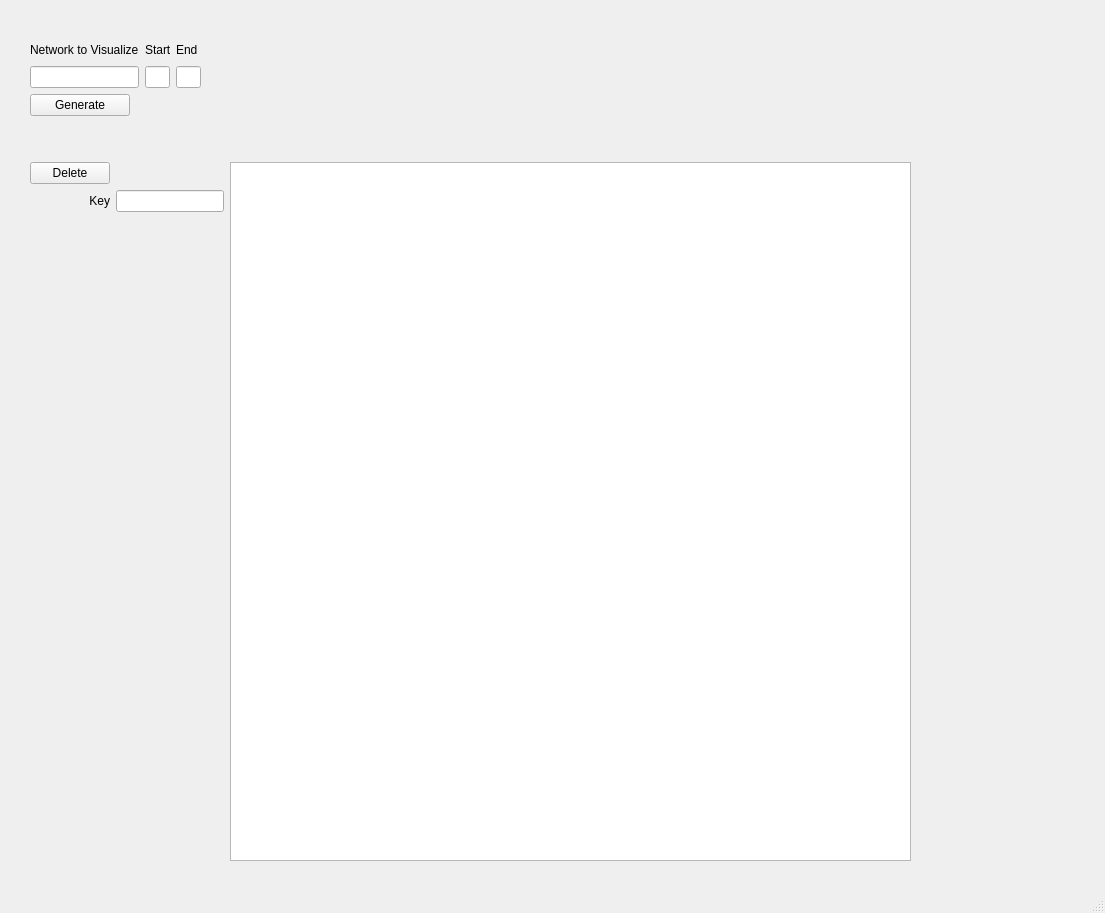
<?xml version="1.0" encoding="UTF-8"?>
<ui version="4.0">
 <class>MainWindow</class>
 <widget class="QMainWindow" name="MainWindow">
  <property name="geometry">
   <rect>
    <x>0</x>
    <y>0</y>
    <width>1105</width>
    <height>913</height>
   </rect>
  </property>
  <property name="minimumSize">
   <size>
    <width>25</width>
    <height>0</height>
   </size>
  </property>
  <property name="maximumSize">
   <size>
    <width>10000</width>
    <height>16777215</height>
   </size>
  </property>
  <property name="windowTitle">
   <string>MainWindow</string>
  </property>
  <widget class="QWidget" name="centralwidget">
   <widget class="QWidget" name="verticalLayoutWidget">
    <property name="geometry">
     <rect>
      <x>30</x>
      <y>40</y>
      <width>881</width>
      <height>821</height>
     </rect>
    </property>
    <layout class="QVBoxLayout" name="verticalLayout" stretch="0,100">
     <item>
      <layout class="QGridLayout" name="GenerateLayout" columnstretch="0,0,0,10">
       <item row="2" column="0">
        <widget class="QPushButton" name="pushButton">
         <property name="maximumSize">
          <size>
           <width>100</width>
           <height>16777215</height>
          </size>
         </property>
         <property name="text">
          <string>Generate</string>
         </property>
        </widget>
       </item>
       <item row="1" column="2">
        <widget class="QLineEdit" name="lineEdit_3">
         <property name="maximumSize">
          <size>
           <width>25</width>
           <height>16777215</height>
          </size>
         </property>
        </widget>
       </item>
       <item row="1" column="0">
        <widget class="QLineEdit" name="displayNetwork">
         <property name="maximumSize">
          <size>
           <width>125</width>
           <height>16777215</height>
          </size>
         </property>
        </widget>
       </item>
       <item row="0" column="3">
        <spacer name="horizontalSpacer">
         <property name="orientation">
          <enum>Qt::Horizontal</enum>
         </property>
         <property name="sizeHint" stdset="0">
          <size>
           <width>40</width>
           <height>20</height>
          </size>
         </property>
        </spacer>
       </item>
       <item row="0" column="1">
        <widget class="QLabel" name="labelStart">
         <property name="maximumSize">
          <size>
           <width>25</width>
           <height>16777215</height>
          </size>
         </property>
         <property name="text">
          <string>Start</string>
         </property>
        </widget>
       </item>
       <item row="1" column="1">
        <widget class="QLineEdit" name="displayStart">
         <property name="maximumSize">
          <size>
           <width>25</width>
           <height>16777215</height>
          </size>
         </property>
        </widget>
       </item>
       <item row="0" column="0">
        <widget class="QLabel" name="labelNetwrok">
         <property name="maximumSize">
          <size>
           <width>125</width>
           <height>16777215</height>
          </size>
         </property>
         <property name="text">
          <string>Network to Visualize</string>
         </property>
        </widget>
       </item>
       <item row="0" column="2">
        <widget class="QLabel" name="labelEnd">
         <property name="maximumSize">
          <size>
           <width>25</width>
           <height>16777215</height>
          </size>
         </property>
         <property name="text">
          <string>End</string>
         </property>
        </widget>
       </item>
       <item row="3" column="0">
        <spacer name="verticalSpacer">
         <property name="orientation">
          <enum>Qt::Vertical</enum>
         </property>
         <property name="sizeHint" stdset="0">
          <size>
           <width>20</width>
           <height>40</height>
          </size>
         </property>
        </spacer>
       </item>
      </layout>
     </item>
     <item>
      <layout class="QHBoxLayout" name="horizontalLayout" stretch="0,10">
       <item>
        <layout class="QFormLayout" name="fieldlayout">
         <property name="labelAlignment">
          <set>Qt::AlignRight|Qt::AlignTrailing|Qt::AlignVCenter</set>
         </property>
         <item row="0" column="0">
          <widget class="QPushButton" name="deletebutton">
           <property name="maximumSize">
            <size>
             <width>80</width>
             <height>16777215</height>
            </size>
           </property>
           <property name="text">
            <string>Delete</string>
           </property>
          </widget>
         </item>
         <item row="1" column="0">
          <widget class="QLabel" name="lblkey">
           <property name="text">
            <string>Key</string>
           </property>
           <property name="alignment">
            <set>Qt::AlignRight|Qt::AlignTrailing|Qt::AlignVCenter</set>
           </property>
          </widget>
         </item>
         <item row="1" column="1">
          <widget class="QLineEdit" name="cidr_key">
           <property name="maximumSize">
            <size>
             <width>125</width>
             <height>16777215</height>
            </size>
           </property>
          </widget>
         </item>
        </layout>
       </item>
       <item>
        <widget class="QTableView" name="tableView"/>
       </item>
      </layout>
     </item>
    </layout>
   </widget>
  </widget>
  <widget class="QMenuBar" name="menubar">
   <property name="geometry">
    <rect>
     <x>0</x>
     <y>0</y>
     <width>1105</width>
     <height>22</height>
    </rect>
   </property>
  </widget>
  <widget class="QStatusBar" name="statusbar"/>
 </widget>
 <resources/>
 <connections/>
</ui>
